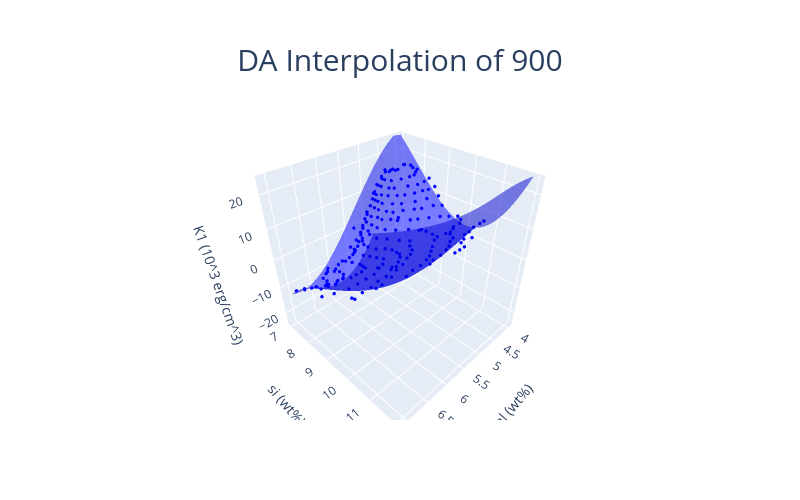
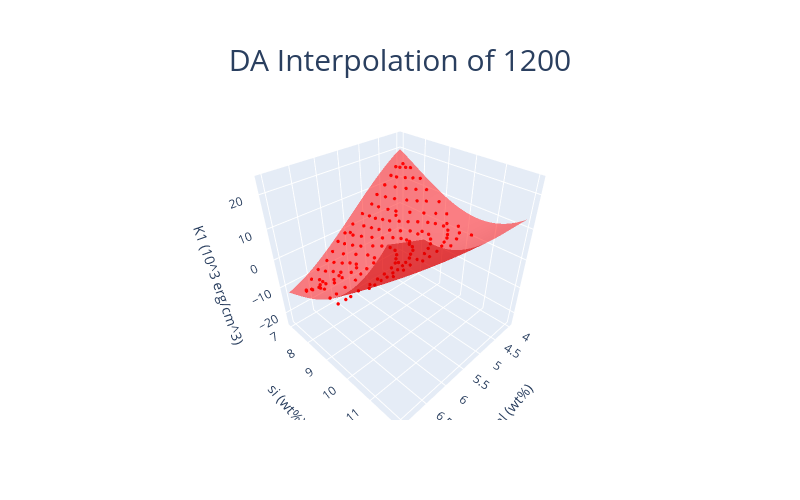
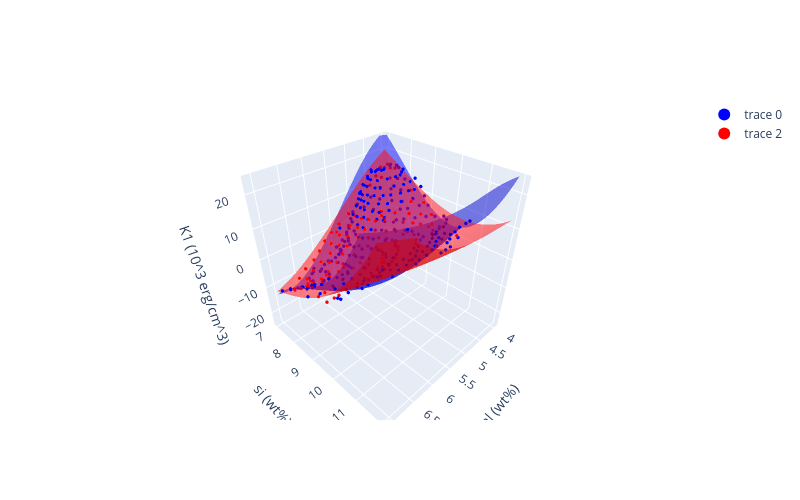

Source (notebook cell) for these figures, in order:
### Code cell
plot_merged_da_interpolation(bulk_900, bulk_1200, da)
